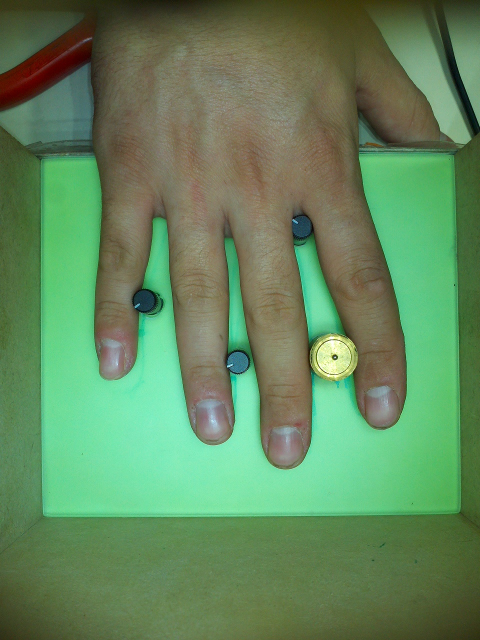
#> input picture zilean/maki/v4/img.jpg, 960 x 1280 px (shown at 1/2 size)
$ python diff.py
#> lines starting #> are read from the running program, lines starting #| are printed output that depends on the picture; after the words box and inside, x2 and y2 are one past the last pixel; in counts of white or black regions, pixels touching at a corner belong together
import cv2
import numpy as np
from os import walk

def nothing(x):
    pass

def ImgProc(new, bgn, tol):

    key =  cv2.cvtColor(bgn, cv2.COLOR_BGR2YCR_CB).astype(np.float32)
    #key =  bgn.astype(np.float32)

    color = cv2.cvtColor(new, cv2.COLOR_BGR2YCR_CB)
    #color = new

    temp = key - color

    temp2 = temp * temp

    dist = np.abs(temp[:,:,0] - temp[:,:,1] - temp[:,:,2]) * (temp2[:,:,1] + temp2[:,:,2])# + temp2[:,:,0]

    out = cv2.normalize(dist, 0, 255, cv2.NORM_MINMAX)

    res = dist > tol

    #return out
    return res.astype(np.uint8) * 255

cv2.namedWindow('controls')

cv2.createTrackbar('tol','controls',500,45000,nothing) #sin retro

cv2.createTrackbar('sum','controls',0,655360,nothing)


img = cv2.imread("maki/v4/img.jpg")
#> img is the input picture: shape (1280, 960, 3); mean B, G, R 92.8, 135.5, 98.4
img = cv2.resize(img, (1024,768))
#> img: shape (768, 1024, 3)
bgn = cv2.imread("maki/v4/bgn.jpg")
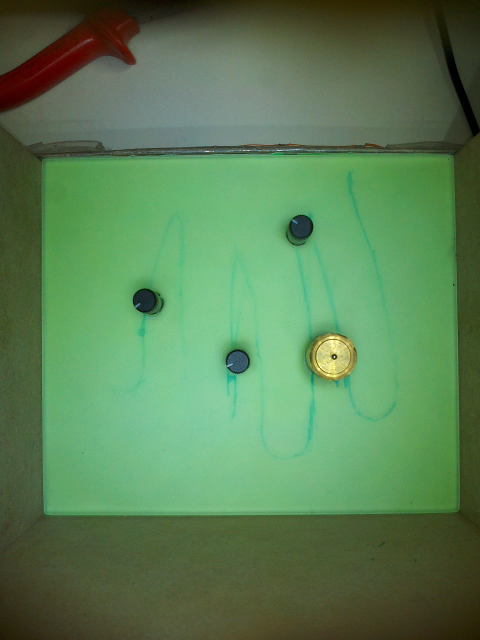
#> input picture zilean/maki/v4/bgn.jpg, 960 x 1280 px (shown at 1/2 size)
#> bgn is the input picture: shape (1280, 960, 3); mean B, G, R 84.5, 127.5, 89.4
bgn = cv2.resize(bgn, (1024,768))
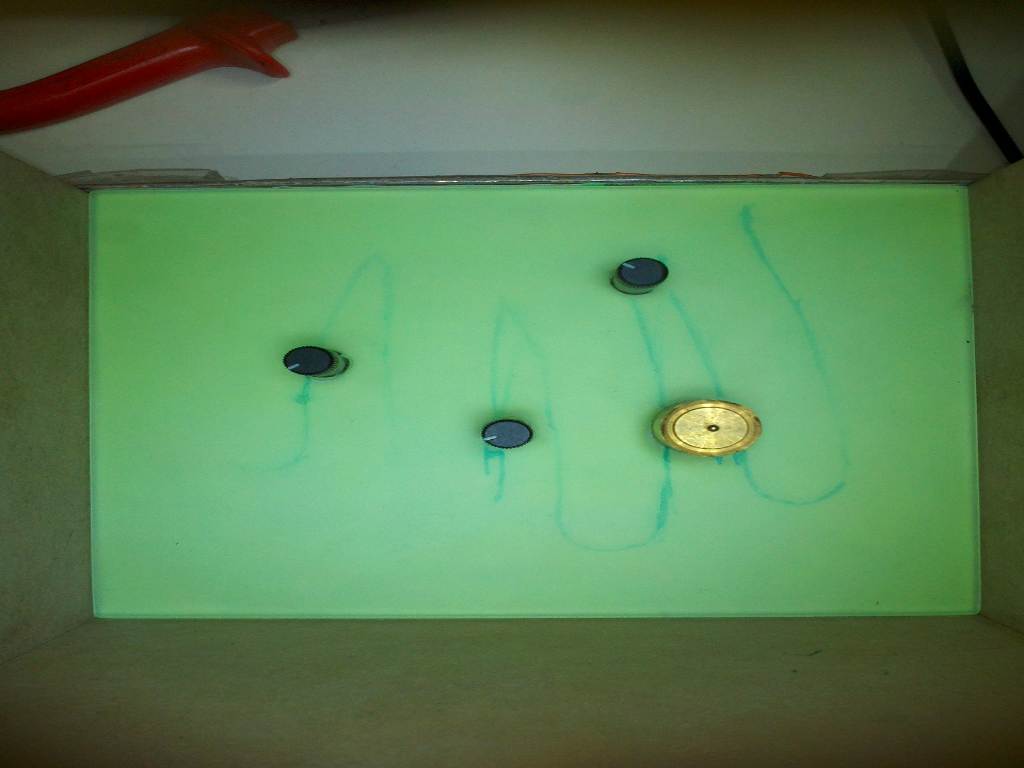
#> bgn: shape (768, 1024, 3); mean B, G, R 84.4, 127.5, 89.4

while(1):
    tol = np.float32(cv2.getTrackbarPos('tol','controls'))

    frame = ImgProc(img, bgn, tol)
#> in ImgProc, `key =  cv2.cvtColor(bgn, cv2.COLOR_BGR2YCR_CB).astype(np.float32)`:
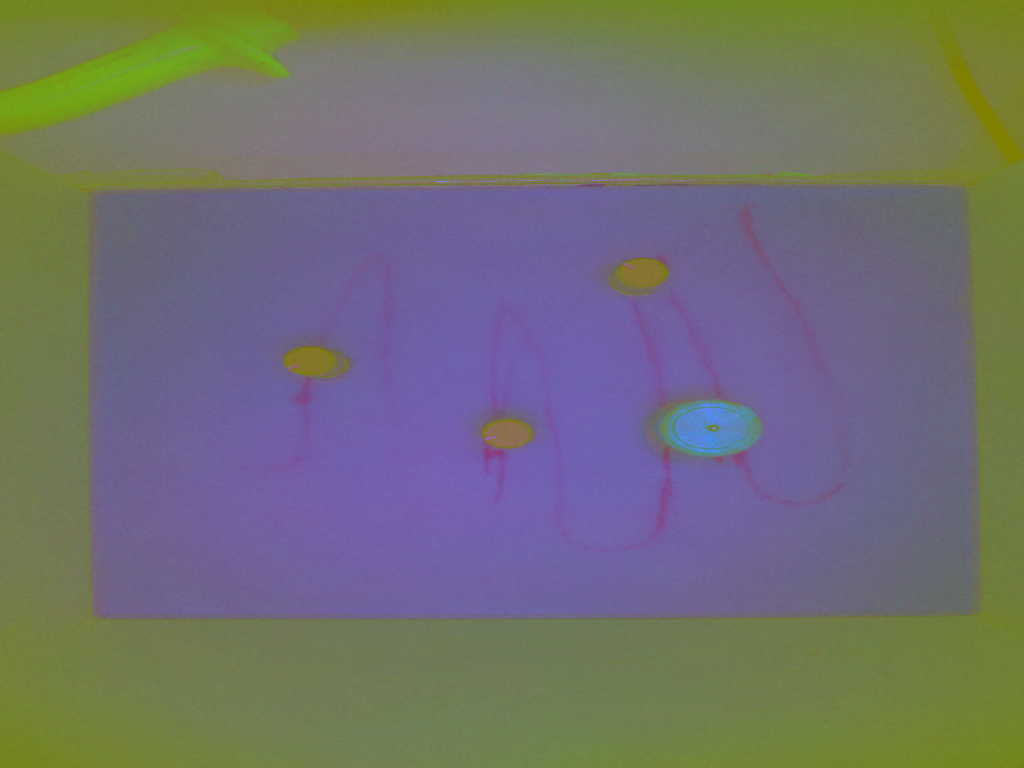
#> key: shape (768, 1024, 3) float32; mean B, G, R 111.2, 112.4, 112.9
#> in ImgProc, `color = cv2.cvtColor(new, cv2.COLOR_BGR2YCR_CB)`: color: shape (768, 1024, 3); mean of channels 0, 1, 2 119.5, 112.9, 112.9
#> in ImgProc, `temp = key - color`:
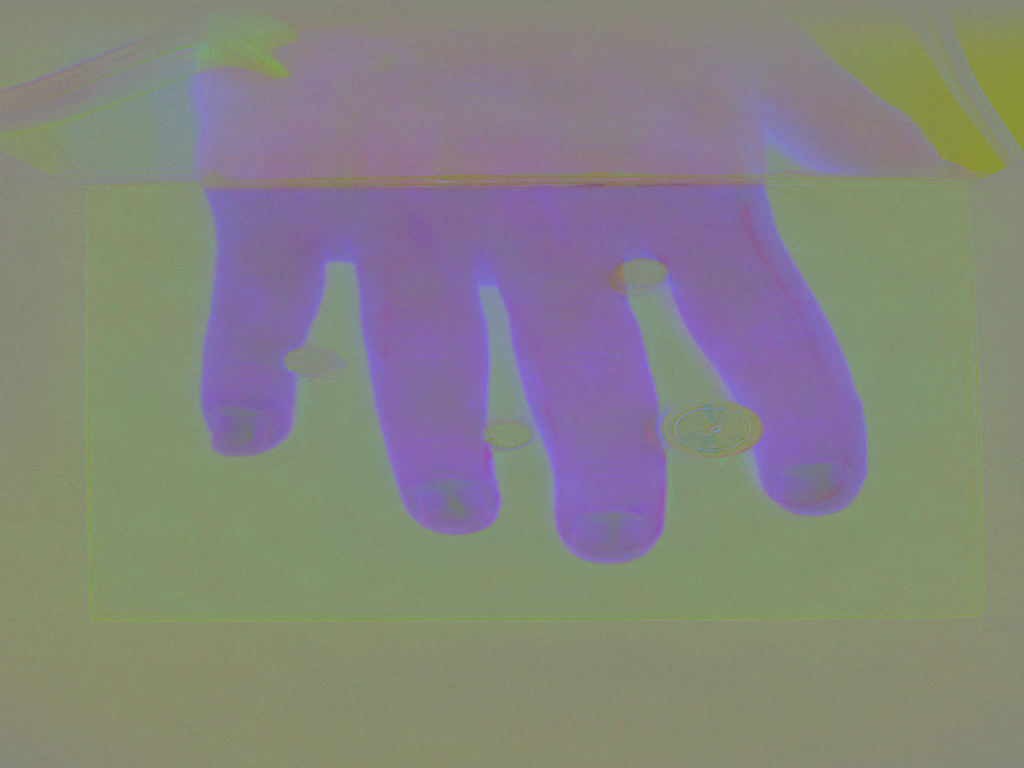
#> temp: shape (768, 1024, 3) float32; mean B, G, R -8.3, -0.5, 0; drawn with min black and max white
#> in ImgProc, `dist = np.abs(temp[:,:,0] - temp[:,:,1] - temp[:,:,2]) * (temp2[:,:,1]..`:
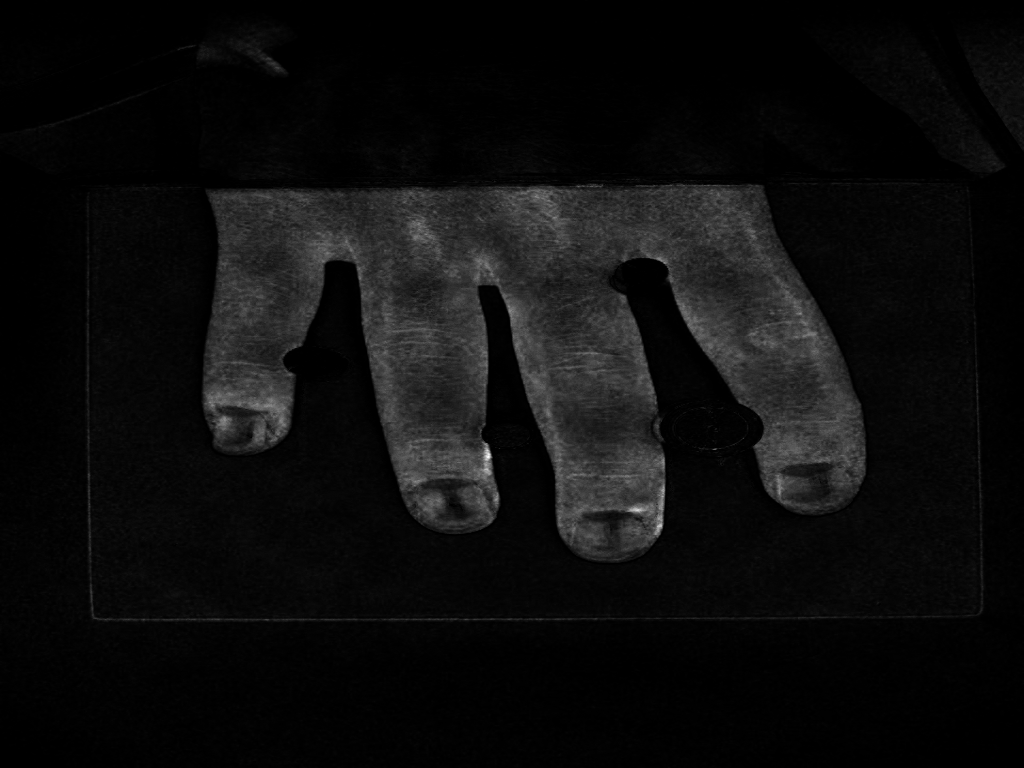
#> dist: shape (768, 1024) float32; min 0, max 633617, mean 33348.4; drawn with min black and max white
#> in ImgProc, `res = dist > tol`:
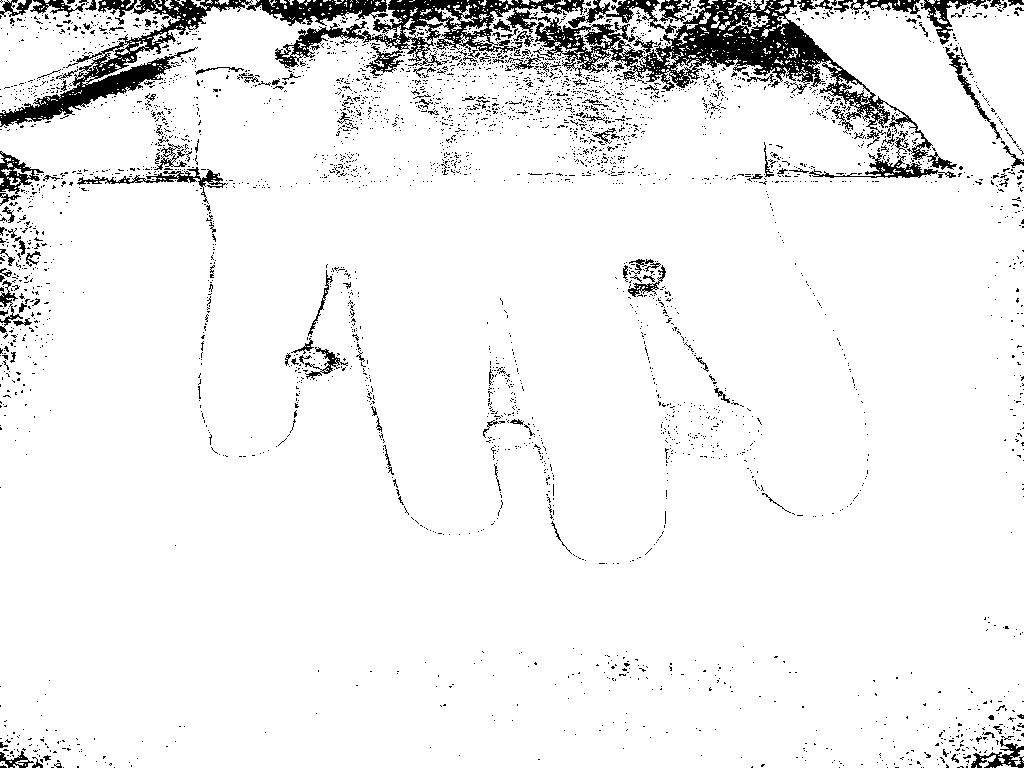
#> res: shape (768, 1024) bool; 93.5% white; 3494 black regions (3336 under 20 px), largest, box (x1, y1, x2, y2) and area: (533, 0, 933, 160) 12407, (0, 0, 388, 127) 8203, (275, 0, 585, 76) 6393

    #frame[300:50+300,590:50+590] = 127

    """
    frame[:,0:170]=0
    frame[:,860:]=0
    frame[0:10,:]=0
    frame[730:,:]=0
    """


    cv2.setTrackbarPos('sum','controls',(frame == 255).sum())

    cv2.imshow('filtrado',frame)
    k = cv2.waitKey(30) & 0xff
#> (key Esc is pressed here)
    if k == 27:
        break

cv2.destroyAllWindows()
